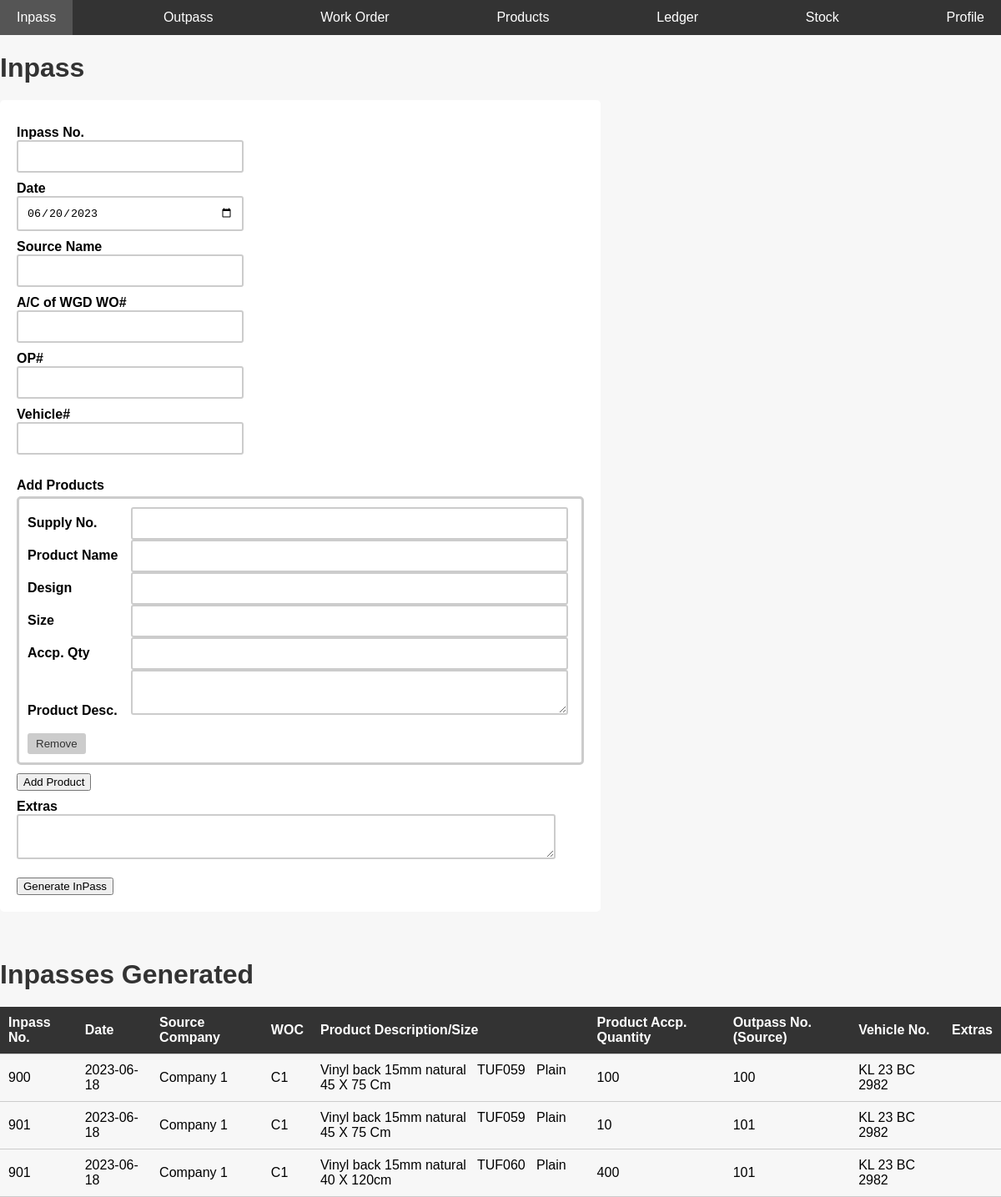
The page /inpass.php on the database as committed earlier.
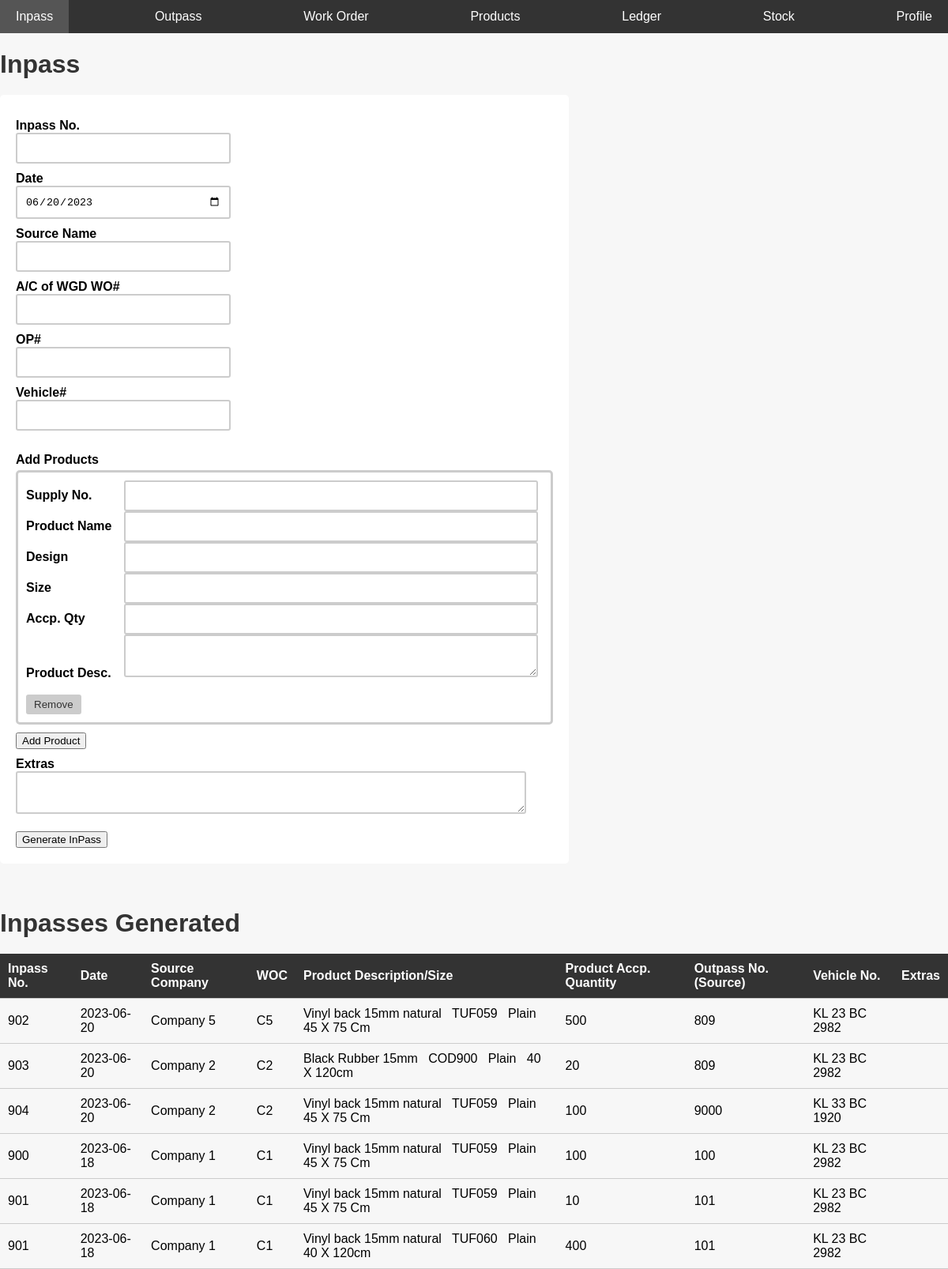
The same page on the database as committed later.
### tables this page shows
CREATE TABLE IF NOT EXISTS `inpass` (
  `no` int NOT NULL AUTO_INCREMENT,
  `date` date NOT NULL,
  `source` varchar(125) NOT NULL,
  `woc` varchar(125) NOT NULL,
  `op` int NOT NULL,
  `vehicleno` varchar(50) NOT NULL,
  `extras` varchar(125) NOT NULL,
  `type` varchar(10) NOT NULL DEFAULT 'inpass',
  PRIMARY KEY (`no`)
);

CREATE TABLE IF NOT EXISTS `inpass_products` (
  `inpass_no` int NOT NULL,
  `product_name` varchar(50) NOT NULL,
  `product_code` varchar(25) NOT NULL,
  `product_design` varchar(50) NOT NULL,
  `product_size` varchar(25) NOT NULL,
  `product_qty` int NOT NULL
);

### inpass.php (the view, shortened to what this page needs)
<?php
include 'conn.php';
include 'nav.php';
?>
<?php
$sql4 = "select * from inpass,inpass_products where inpass.no = inpass_products.inpass_no order by date desc";
$retval3 = mysqli_query($conn, $sql4);
?>
<html>
<link rel="stylesheet" href="css/inpass.css">
<head>
</head>
<body>
    <div>
        <div class="formdiv">
            <h1>Inpass</h1>
            <form name="ip" method="post" action="">
                <label for="ipno">Inpass No.</label>
                <input type="text" required name="ipno">
                <label for="date">Date</label>
                <input type="date" required name="date" id="today_date">
                <label>Source Name</label>
                <input list="companylist" required name="source" id="source_name">
                 <br>
                <label for="woc">A/C of WGD WO#</label>
                <input type="text" required name="woc" id="company_code"> <br>
                <label for="opno">OP#</label>
                <input type="text" required name="opno"> <br>
                <label for="vechicle">Vehicle#</label>
                <input type="text" required name="vehicle"> <br> <br>
                <label>Add Products</label>
                <div class="divider1"></div>
                <div id="product_fields">
                </div>
                <button type="button" id="add_product_field">Add Product</button>
                <br>
                <label for="extras">Extras</label>
                <textarea id="extras" name="extras"></textarea> <br> <br>
                <button type="submit" name="ip">Generate InPass</button>
            </form>
            <br><br>
        </div>
    </div>
    <div>
        <h1>Inpasses Generated</h1>
        <table style="border-spacing: 30px;">
            <thead>
                <th>
                    Inpass No.
                </th>
                <th>
                    Date
                </th>
                <th>
                    Source Company
                </th>
                <th>
                    WOC
                </th>
                <th>
                    Product Description/Size
                </th>
                <th>
                    Product Accp. Quantity
                </th>
                <th>
                    Outpass No.(Source)
                </th>
                <th>
                    Vehicle No.
                </th>
                <th>
                    Extras
                </th>
            </thead>
            <tbody>
                <tr>
                    <?php
                    while ($row = $retval3->fetch_assoc()) {
                        if (!empty($row)) {
                            echo "
                    <tr>
                    <td>
                    {$row['no']}
                    </td>
                    <td>
                    {$row['date']}
                    </td>
                    <td>
                    {$row['source']}
                    </td>
                    <td>
                    {$row['woc']}
                    </td>
                    <td>
                    {$row['product_name']}
                    &nbsp;
                    {$row['product_code']}
                    &nbsp;
                    {$row['product_design']}
                    &nbsp;
                    {$row['product_size']}
                    </td>
                    <td>
                    {$row['product_qty']}
                    </td>
                    <td>
                    {$row['op']}
                    </td>
                    <td>
                    {$row['vehicleno']}
                    </td>
                    <td>
                    {$row['extras']}
                    </td>
                    </tr>
                    ";
                        }
                    }
                    ?>
                </tr>
            </tbody>
        </table>
    </div>
</body>
</html>

### nav.php (shortened to what this page needs)
<!DOCTYPE html>
<html>
<head>
</head>
<body>
    <div id="nav">
        <ul id="navul">
            <li id="navli"><a href="inpass.php">Inpass</a></li>
            <li id="navli"><a href="outpass.php">Outpass</a></li>
            <li id="navli"><a href="workorder.php">Work Order</a></li>
            <li id="navli"><a href="products.php">Products</a></li>
            <li id="navli"><a href="ledger.php?f=0">Ledger</a></li>
            <li id="navli"><a href="stock.php?f=0">Stock</a></li>
            <li id="navli"><a href="profile.php">Profile</a></li>
        </ul>
    </div>
</body>
</html>

### css/inpass.css (style rules this page uses)
body { font-family: Arial, sans-serif; background-color: #f7f7f7; margin: 0; padding: 0px; }
h1 { color: #333; margin-bottom: 20px; }
form { background-color: #fff; padding: 20px; border-radius: 5px; }
label { font-weight: bold; display: block; margin-top: 10px; }
input, input[type="text"], input[type="date"], textarea { width: 40%; padding: 10px; border: 2px solid #ccc; border-radius: 3px; box-sizing: border-box; }
table { width: 100%; border-collapse: collapse; margin-top: 20px; }
th, td { padding: 10px; border-bottom: 1px solid #ccc; text-align: left; }
th { background-color: #333; color: #fff; }
.product_field input,textarea { width: 80%; }
#extras { width: 95%; }
.divider1 { height: 4px; }
.formdiv { width: 60%; }

### nav.php (style rules this page uses)
body { margin: 0; padding: 0; font-family: Arial, sans-serif; }
#nav { background-color: #333; }
#navul { list-style-type: none; margin: 0; padding: 0; display: flex; justify-content: space-between; align-items: center; }
#navli { margin: 0; }
#navli a { display: block; text-decoration: none; padding: 12px 20px; color: #fff; font-size: 16px; transition: background-color 0.3s; }

Rows that differ between the two databases and show on the page:
added inpass: no "902", date "2023-06-20", source "Company 5", woc "C5", inpass_products.product_name "Vinyl back 15mm natural", inpass_products.product_code "TUF059", inpass_products.product_design "Plain", inpass_products.product_size "45 X 75 Cm", inpass_products.product_qty "500", op "809", vehicleno "KL 23 BC 2982"
added inpass: no "903", date "2023-06-20", source "Company 2", woc "C2", inpass_products.product_name "Black Rubber 15mm", inpass_products.product_code "COD900", inpass_products.product_design "Plain", inpass_products.product_size "40 X 120cm", inpass_products.product_qty "20", op "809", vehicleno "KL 23 BC 2982"
added inpass: no "904", date "2023-06-20", source "Company 2", woc "C2", inpass_products.product_name "Vinyl back 15mm natural", inpass_products.product_code "TUF059", inpass_products.product_design "Plain", inpass_products.product_size "45 X 75 Cm", inpass_products.product_qty "100", op "9000", vehicleno "KL 33 BC 1920"
